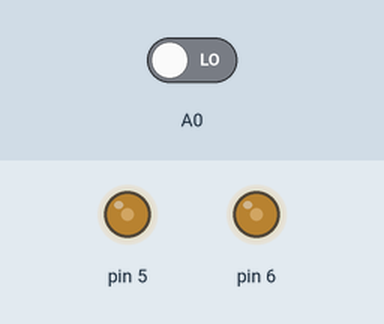
Recording of a sketch running on a simulated Arduino Uno, built with avr-gcc and run on an emulated ATmega328P. Shown: output pins drawn as LEDs (lit = HIGH). Inputs (shaded band) come from the test bench; at power-on: A0 LOW. What the sketch prints to the serial monitor is not drawn.

Above: at 0.05 s.
At 9.0 s:
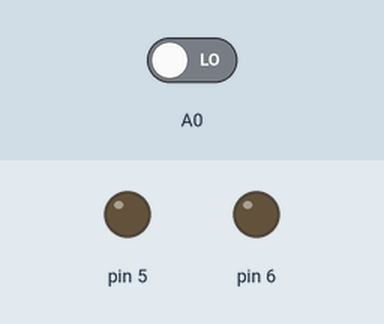
Timing chart, 0 to 11.7 s (numbered marks = the images above):
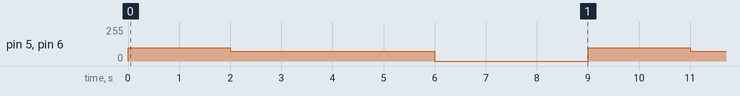

Measured:
- by itself, pin 5, pin 6: repeats every 9.0 s: 75/255 4.0 s, 0/255 3.0 s, 100/255 2.0 s

The sketch:

robot_test.ino
```cpp
// Motor pins
int speed_motor1 = 6;
int speed_motor2 = 5;
int direction_motor1 = 7;
int direction_motor2 = 4;

// Sensor pins
int distance_sensor = A0;

// Variable to be exposed to the API
int distance;

void setup(void)
{
  // Start Serial
  Serial.begin(115200);
}

void loop() {

  forward();
  delay(2000);
  left();
  delay(2000);
  right();
  delay(2000);
  stop();
  delay(2000);

  // Measure distance
  distance = measure_distance(distance_sensor);
  Serial.print("Measured distance: ");
  Serial.println(distance);

}

// Forward
int forward() {

  send_motor_command(speed_motor1,direction_motor1,100,1);
  send_motor_command(speed_motor2,direction_motor2,100,1);
  return 1;
}

// Backward
int backward() {

  send_motor_command(speed_motor1,direction_motor1,100,0);
  send_motor_command(speed_motor2,direction_motor2,100,0);
  return 1;
}

// Left
int left() {

  send_motor_command(speed_motor1,direction_motor1,75,0);
  send_motor_command(speed_motor2,direction_motor2,75,1);
  return 1;
}

// Right
int right() {

  send_motor_command(speed_motor1,direction_motor1,75,1);
  send_motor_command(speed_motor2,direction_motor2,75,0);
  return 1;
}

// Stop
int stop() {

  send_motor_command(speed_motor1,direction_motor1,0,1);
  send_motor_command(speed_motor2,direction_motor2,0,1);
  return 1;
}

// Function to command a given motor of the robot
void send_motor_command(int speed_pin, int direction_pin, int pwm, boolean dir)
{
  analogWrite(speed_pin,pwm); // Set PWM control, 0 for stop, and 255 for maximum speed
  digitalWrite(direction_pin,dir);
}

// Measure distance from the ultrasonic sensor
int measure_distance(int pin){

  unsigned int Distance=0;
  unsigned long DistanceMeasured=pulseIn(pin,LOW);

  if(DistanceMeasured==50000){              // the reading is invalid.
      Serial.print("Invalid");
   }
    else{
      Distance=DistanceMeasured/50;      // every 50us low level stands for 1cm
   }

  return Distance;
}
```
